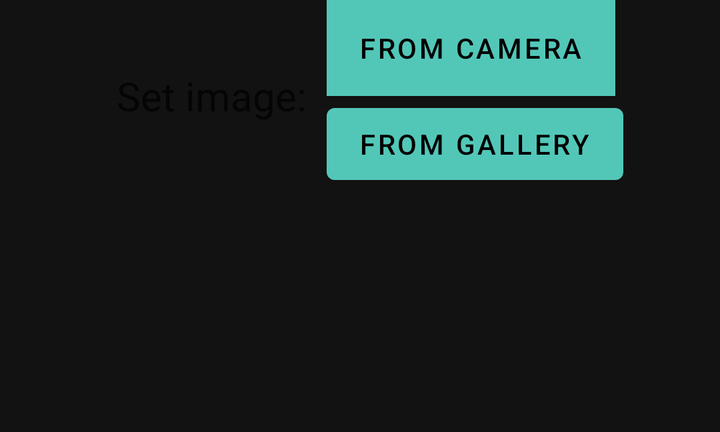
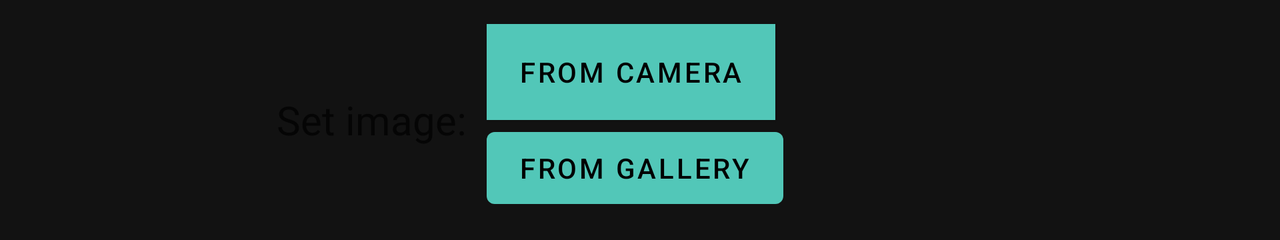

The same Android screen from two of the app's own layout files: first res/layout/ as a phone draws it, then the repository's variant for another configuration, drawn on a device whose configuration selects that folder. Both files follow.
<!-- AndroidManifest.xml: application theme AppTheme -->
<!-- res/layout/set_photo_block.xml -->
<LinearLayout xmlns:android="http://schemas.android.com/apk/res/android"
    android:layout_width="match_parent"
    android:layout_height="wrap_content"
    android:orientation="vertical">

    <LinearLayout xmlns:android="http://schemas.android.com/apk/res/android"
        android:layout_width="match_parent"
        android:layout_height="wrap_content"
        android:gravity="center"
        android:orientation="horizontal">

        <TextView
            android:layout_width="wrap_content"
            android:layout_height="wrap_content"
            android:padding="10dp"
            android:text="@string/add_image"
            android:textColor="@color/colorBlack"
            android:textSize="20sp" />

        <LinearLayout
            android:layout_width="wrap_content"
            android:layout_height="wrap_content"
            android:orientation="vertical">

            <android.support.design.button.MaterialButton
                android:id="@+id/btn_set_photo_from_camera"
                android:layout_width="wrap_content"
                android:layout_height="wrap_content"
                android:background="@color/colorBlack"
                android:text="@string/from_camera" />

            <android.support.design.button.MaterialButton
                android:id="@+id/btn_set_photo_from_gallery"
                android:layout_width="wrap_content"
                android:layout_height="wrap_content"
                android:text="@string/from_gallery" />
        </LinearLayout>

    </LinearLayout>

    <ImageView
        android:id="@+id/photo"
        android:layout_width="80dp"
        android:layout_height="80dp"
        android:layout_gravity="center"
        android:layout_margin="20dp"
        android:contentDescription="@string/position_photo"
        android:src="@drawable/help" />
</LinearLayout>
<!-- resources referenced by this layout -->
<resources>
  <color name="colorBlack">#050505</color>
  <string name="add_image">Set image:</string>
  <string name="from_camera">From Camera</string>
  <string name="from_gallery">From Gallery</string>
  <string name="position_photo">position photo</string>
  <style name="AppTheme" parent="Theme.MaterialComponents.NoActionBar">
          
          <item name="colorPrimary">@color/colorPrimary</item>
          <item name="colorPrimaryDark">@color/colorPrimaryDark</item>
          <item name="colorAccent">@color/colorAccent</item>
  
          <item name="bottomSheetDialogTheme">@style/ReaderBottomSheelDialog</item>
      </style>
  <color name="colorPrimary">#52c7b8</color>
  <color name="colorPrimaryDark">#009688</color>
  <color name="colorAccent">#000000</color>
  <style name="ReaderBottomSheelDialog" parent="Theme.Design.BottomSheetDialog">
          <item name="bottomSheetStyle">@style/BottomSheetStyle</item>
      </style>
  <style name="BottomSheetStyle" parent="Widget.Design.BottomSheet.Modal">
          <item name="behavior_peekHeight">512dp</item>
      </style>
</resources>
<!-- res/layout-land/set_photo_block.xml (the repository's variant of the layout above) -->
<!-- drawn on the phone turned sideways -->
<LinearLayout xmlns:android="http://schemas.android.com/apk/res/android"
    android:layout_width="match_parent"
    android:layout_height="wrap_content"
    android:gravity="center"
    android:orientation="horizontal">

    <TextView
        android:layout_width="wrap_content"
        android:layout_height="wrap_content"
        android:padding="10dp"
        android:text="@string/add_image"
        android:textColor="@color/colorBlack"
        android:textSize="20sp" />

    <LinearLayout
        android:layout_width="wrap_content"
        android:layout_height="wrap_content"
        android:orientation="vertical">

        <android.support.design.button.MaterialButton
            android:id="@+id/btn_set_photo_from_camera"
            android:layout_width="wrap_content"
            android:layout_height="wrap_content"
            android:background="@color/colorBlack"
            android:text="@string/from_camera" />

        <android.support.design.button.MaterialButton
            android:id="@+id/btn_set_photo_from_gallery"
            android:layout_width="wrap_content"
            android:layout_height="wrap_content"
            android:text="@string/from_gallery" />
    </LinearLayout>

    <ImageView
        android:id="@+id/photo"
        android:layout_width="80dp"
        android:layout_height="80dp"
        android:layout_gravity="center"
        android:layout_margin="20dp"
        android:contentDescription="@string/position_photo"
        android:src="@drawable/help" />
</LinearLayout>
